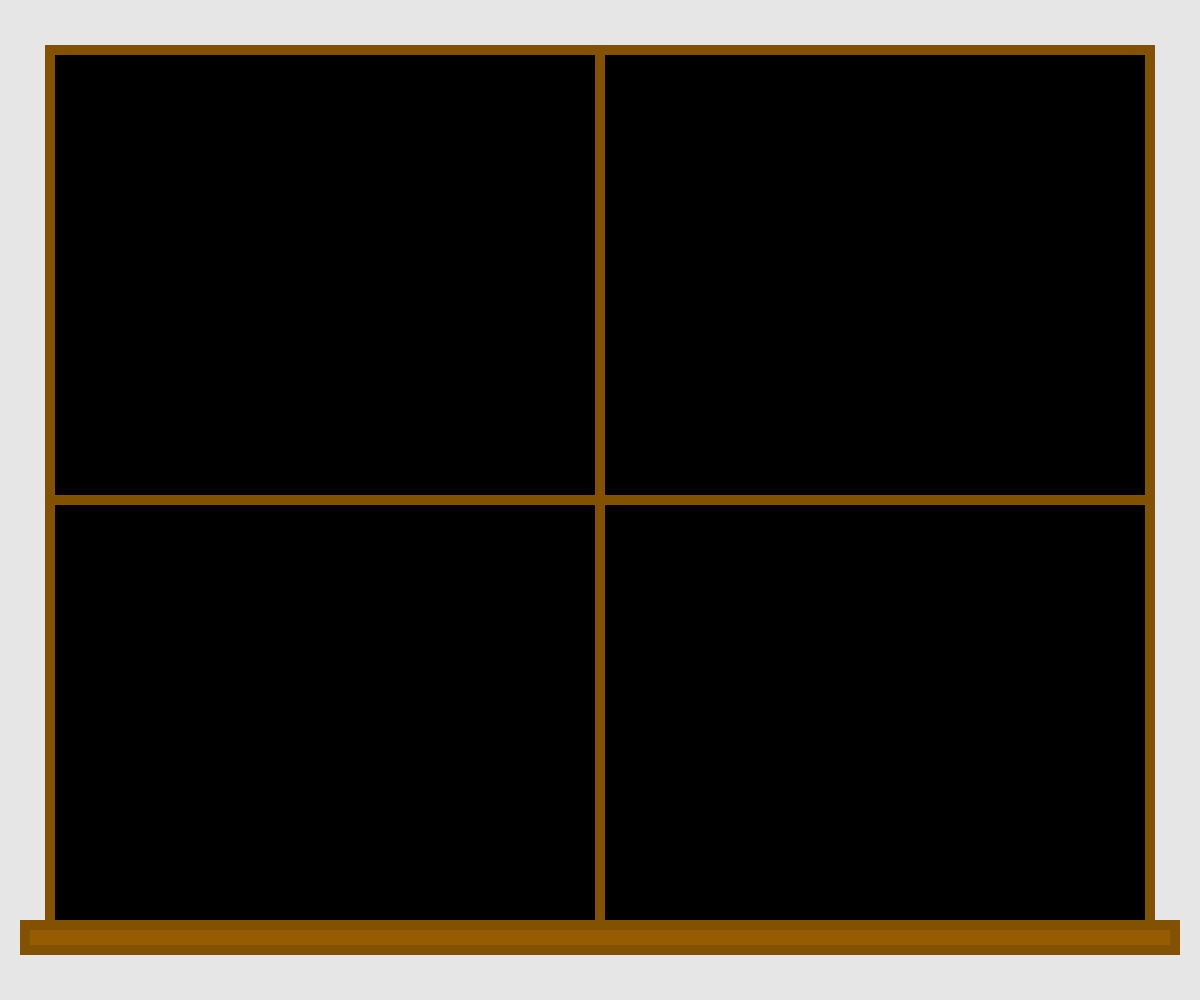
Frame 1 (no input)
Frame 2 (the mouse pressed at the canvas centre, redrawn once): identical to frame 1, image omitted

The p5.js sketch that drew this single still picture (run headless with seeded random() and noise() and a simulated clock; the mouse was pressed at the canvas centre and the sketch redrawn once):

// p5.js sketch
// ── sketch.js
let number = 1000;
let arrVX = new Array(number);
let arrVY = new Array(number);
let arrX = new Array(number);
let arrY = new Array(number);
let arrAX = new Array(number);
let arrAY = new Array(number); 
let magnetism = 10;
let radius = 1;
let deceleration = 0.95;
let lorentz = 0.2;
let start = false;
let isClick = false;
let mx , my;
function setup(){
	createCanvas(windowWidth,windowHeight);
	background(0);
	for(let i = 0; i < number; ++i){
		arrX[i] = random(width);
		arrY[i] = random(height);
		arrVX[i] = 0;
		arrVY[i] = 0;
		arrAX[i] = 0;
		arrAY[i] = 0;
	}
	noStroke();
	drawWindow();
	ellipseMode(RADIUS);
	blendMode(ADD);
	noLoop();
}



function draw(){
	blendMode(ADD);  
	push(); 
	if(!start){
		return ;
	}
	if(!isClick){
		mx = mouseX;
		my = mouseY;
	}
	for(let i = 0; i<number; ++i){
		let distance = dist(mx,my,arrX[i],arrY[i]);
		if(isClick && distance<3){
			arrX[i] = random(width);
			arrY[i] = random(height);
			arrVX[i] = 0;
			arrVY[i] = 0;
			arrAX[i] = 0;
			arrAY[i] = 0;
			continue;
		}
		
		if(isClick || distance>3){
			arrAX[i] = magnetism * (mx - arrX[i]) /(distance * distance);
			arrAY[i] = magnetism * (my - arrY[i]) / (distance * distance);
		}
		
		if(isClick){
			arrAY[i] += arrVX[i] * lorentz;
			arrAX[i] += -arrVY[i] * lorentz;
		}
		
		arrVX[i] += arrAX[i];
		arrVY[i] += arrAY[i];
		
		arrVX[i] *= deceleration;
		arrVY[i] *= deceleration;
		
		arrX[i] += arrVX[i];
		arrY[i] += arrVY[i];
		
		let v = dist(0,0,arrVX[i],arrVY[i]);
		let r = map(v,0,5,0,255);
		let g = map(v,0,5,64,255);
		let b = map(v,0,5,128,255);
		fill(r,g,b,32);
		ellipse(arrX[i],arrY[i],radius,radius);
	}
	pop();
	blendMode(BLEND);
	drawWindow();
}

function begin(){
	start = true;
	push();
	blendMode(DARKEST);
	background(0);
	pop();
	loop();
}

function mouseClicked(){
	if(!isClick){
		isClick = true;
		mx = mouseX;
		my = mouseY;
		begin();
	}
	return false;
}

function drawWindow() {
 
  push();
  fill(230);
  noStroke();
  let edge = 50;
  rect(0, 0, edge, height);
  rect(0, 0, width, edge);
  rect(0, height-edge, width, edge);
  rect(width-edge, 0, edge, height);
  stroke(130, 82, 1);
  noFill();
  strokeWeight(10);
  rect(edge, edge, width-edge*2, height-edge*2);
  line(edge, height/2, width-edge, height/2);
  line(width/2, edge, width/2, height-edge);
  fill(150, 92, 1);
  rect(0+edge/2, height-edge*1.5, width-edge, edge/2);
	pop();
}
